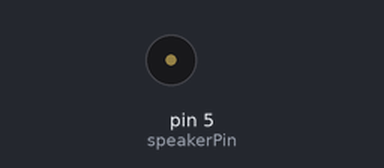
The sketch below on a simulated Arduino Uno, built with avr-gcc and run on an emulated ATmega328P. On the bench: buzzer (waves = sounding).

Above: at 2.0 s.
At 6.62 s:
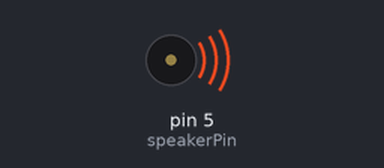
Timing chart, 0 to 6.9 s (numbered marks = the images above):
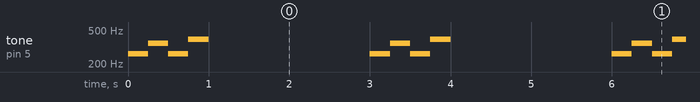

The sketch:

app.ino
```cpp
int speakerPin = 5;
int melody[] = {262,294,330,349,392,440,494,523};
void setup(){

}

void loop(){

    //도파도쏠

    tone(speakerPin, melody[0], 250);
    delay(250);
    tone(speakerPin, melody[3], 250);
    delay(250);
    tone(speakerPin, melody[0], 250);
    delay(250);
    tone(speakerPin, melody[4], 250);
    delay(250);

    delay(2000);


}   
```

Measured:
- by itself, tone on pin 5 (speakerPin): repeats every 3.0 s: 349 Hz 0.25 s, 262 Hz 0.25 s, 392 Hz 0.25 s, silent 2.0 s, 262 Hz 0.25 s
